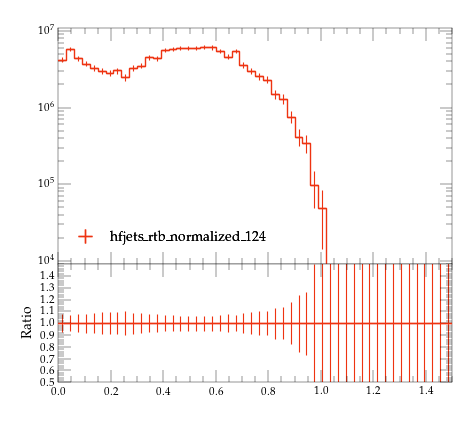

Write the Python code that produced this figure.
#! /usr/bin/env python

# This Python script was auto-generated using YODA v2.0.2.
# Analysis object: /MC_HFJETS_NOTNORM/ptfracC
# Timestamp: 29-07-2026 (18:13:05)

import matplotlib as mpl
import matplotlib.pyplot as plt
mpl.use('Agg') # comment out for interactive use
import os
import numpy as np

plotDir = os.path.split(os.path.realpath(__file__))[0]
if 'YODA_USER_PLOT_PATH' in globals():
    plot_outdir = globals()['YODA_USER_PLOT_PATH']
else:
    plot_outdir = plotDir

#plot style
plt.style.use(os.path.join(plotDir, '../default.mplstyle'))
# plot metadata
figW, figH = plt.rcParams['figure.figsize']
ax_xLabel = r''
ax_yLabel = r''
ax_title  = r''
ax_xScale = 'linear'
ax_yScale = 'log'
xLims = (0.0, 1.5)
yLims = (9000.0, 11000000.0)

# TeX-friendly labels for the legend
labels = {
    'legend' : ([ r"hfjets\_rtb\_normalized\_124" ], r""),
}

# Adjust canvas width and height
canvasW = 10.0
canvasH = 9.0
figW *= canvasW/10.
figH *= canvasH/9.

# Create figure and axis objects
fig, (ax, ratio0_ax) = plt.subplots(2, 1, sharex=True,
                  figsize=(figW,figH), gridspec_kw={'height_ratios': (6.0, 3.0)})

# Set figure margins
plt.subplots_adjust(
    left   = 1.0 * plt.rcParams['figure.subplot.left'],
    right  = 1.0 * plt.rcParams['figure.subplot.right'],
    top    = 1.0 * plt.rcParams['figure.subplot.top'],
    bottom = 1.0 * plt.rcParams['figure.subplot.bottom'])

ratio0_ax.yaxis.set_major_locator(mpl.ticker.MultipleLocator(0.1))
ratio0_ax.set_ylim(0.5, 1.4999)
ratio0_ax.set_ylabel('Ratio')

# the numerical data is stored in a separate file
dataf = dict()
prefix = os.path.split(__file__)[0]
if prefix:    prefix = prefix + '/'
exec(open(prefix+'ptfracC__data.py').read(), dataf)


legend_handles = dict() # keep track of handles for the legend

# style options for curves
# starts at zorder>=5 to draw curve on top of legend
styles = {
  'hfjets_rtb_normalized_124.yoda.gz': {
    'color' : '#EE3311',
    'linestyle' : '-',
    'linewidth' : 1,
    'marker' : 'none',
    'markersize' : 2,
    'capsize' : 0.0,
    'zorder' : 5,
    'histstyle' : 1,
    'drawstyle' : 'steps-pre',
    'xerrorbars' : 1,
    'yerrorbars' : 1,
    'fillcolor' : None,
    'fillopacity' : 1.0,
    'ratio0_linestyle' : '-',
    'ratio0_linewidth' : 1,
    'ratio0_marker' : 'none',
    'ratio0_markersize' : 2,
    'ratio0_capsize' : 0.0,
    'ratio0_zorder' : 5,
    'ratio0_histstyle' : 1,
    'ratio0_drawstyle' : 'steps-pre',
    'ratio0_xerrorbars' : 1,
    'ratio0_yerrorbars' : 1,
  },
}

# curve from input yoda files in main panel
for label, yvals in dataf['yvals'].items():
    if all(np.isnan(v) for v in dataf['yvals'][label]):
        continue
    tmp = None
    if styles[label]['histstyle']: # draw as histogram
        xpos = dataf['xedges'][label] if styles[label]['drawstyle'] else dataf['xpoints'][label]
        ypos = np.insert(yvals, 0, yvals[0]) if styles[label]['drawstyle'] else yvals
        if styles[label]['fillcolor']: # fill area below curve
            ax.fill_between(xpos, ypos, step='pre',
                            color=styles[label]['fillcolor'],
                            alpha=styles[label]['fillopacity'])
        tmp, = ax.plot(xpos, ypos,
                       color=styles[label]['color'],
                       linestyle=styles[label]['linestyle'],
                       linewidth=styles[label]['linewidth'],
                       drawstyle=styles[label]['drawstyle'], solid_joinstyle='miter',
                       zorder=styles[label]['zorder'], label=label)
    tmp = ax.errorbar(dataf['xpoints'][label], yvals,
                      xerr=np.array(dataf['xerrs'][label])*styles[label]['xerrorbars'],
                      yerr=np.array(dataf['yerrs'][label])*styles[label]['yerrorbars'],
                      fmt=styles[label]['marker'], capsize=styles[label]['capsize'],
                      markersize=styles[label]['markersize'],
                      ecolor=styles[label]['color'],
                      color=styles[label]['color'], zorder=styles[label]['zorder'])
    tmp[-1][0].set_linestyle(styles[label]['linestyle'])
    tmp[-1][0].set_linewidth(styles[label]['linewidth'])
    if label in dataf['add_legend_handle']:  legend_handles[label] = tmp
    for varLabel in dataf['variation_yvals'].keys():
        if varLabel.startswith(label):
            tmp, = ax.plot(dataf['xedges'][label], dataf['variation_yvals'][varLabel],
                           color=styles[label]['color'],
                           linestyle=styles[label]['linestyle'],
                           linewidth=styles[label]['linewidth'],
                           drawstyle='steps-pre', solid_joinstyle='miter',
                           zorder=styles[label]['zorder'], alpha=0.5)


# plots on ratio panel
# curve from input yoda files in ratio panel
for label, yvals in dataf['ratio0_yvals'].items():
    if all(np.isnan(v) for v in yvals):
        continue
    if styles[label]['ratio0_histstyle']: # plot as histogram
        xpos = dataf['xedges']['hfjets_rtb_normalized_124.yoda.gz'] if styles[label]['ratio0_drawstyle'] else dataf['xpoints']['hfjets_rtb_normalized_124.yoda.gz']
        ypos = np.insert(yvals, 0, yvals[0]) if styles[label]['ratio0_drawstyle'] else yvals
        ratio0_ax.plot(xpos, ypos,
                       color=styles[label]['color'],
                       linewidth=styles[label]['linewidth'],
                       linestyle=styles[label]['ratio0_linestyle'],
                       drawstyle=styles[label]['ratio0_drawstyle'], zorder=styles[label]['zorder'],
                       solid_joinstyle='miter')
    tmp = ratio0_ax.errorbar(dataf['xpoints']['hfjets_rtb_normalized_124.yoda.gz'], yvals,
                             xerr=np.array(dataf['ref_xerrs'])*styles[label]['ratio0_xerrorbars'],
                             yerr=np.array(dataf['ratio0_yerrs'][label])*styles[label]['ratio0_yerrorbars'],
                             fmt=styles[label]['ratio0_marker'], capsize=styles[label]['ratio0_capsize'],
                             markersize=styles[label]['ratio0_markersize'],
                             ecolor=styles[label]['color'],
                             color=styles[label]['color'])
    tmp[-1][0].set_linestyle(styles[label]['ratio0_linestyle'])
    tmp[-1][0].set_linewidth(styles[label]['ratio0_linewidth'])

    for varlabel in dataf['ratio0_variation_vals'].keys():
        if varlabel.startswith(label):
            ratio0_ax.plot(dataf['xedges']['hfjets_rtb_normalized_124.yoda.gz'],
                            dataf['ratio0_variation_vals'][varlabel],
                            color=styles[label]['color'],
                            linestyle=styles[label]['linestyle'],
                            linewidth=styles[label]['linewidth'],
                            drawstyle='steps-pre', solid_joinstyle='miter',
                            zorder=1, alpha=0.5)

legend_items = list(legend_handles.values())
ax.add_artist(ax.legend(legend_items,
                        labels['legend'][0],
                        title=labels['legend'][1],
                        alignment='left',
                        loc='lower left',
                        bbox_to_anchor=(0.0, 0.03)))

# set plot metadata as defined above
ratio0_ax.set_xlabel(ax_xLabel)
ratio0_ax.xaxis.set_label_coords(1., -0.15)
ax.set_ylabel(ax_yLabel, ha='right', va='top')
ax.yaxis.set_label_coords(-0.11, 1.0)
ax.set_title(ax_title, loc='left')
ax.set_xscale(ax_xScale)
ax.set_yscale(ax_yScale)
ax.set_xlim(xLims)
ax.set_ylim(yLims)

# tick formatting
plt.rcParams['xtick.top'] = True
plt.rcParams['ytick.right'] = True
ax.yaxis.set_major_locator(mpl.ticker.LogLocator(base=10.0, numticks=np.inf))
ax.yaxis.set_minor_locator(mpl.ticker.LogLocator(
                           base=10.0, subs=np.arange(0.1, 1, 0.1), numticks=np.inf))
fig.align_ylabels((ax, ratio0_ax))
plt.savefig(os.path.join(plot_outdir, 'ptfracC.pdf'), format='PDF')
plt.savefig(os.path.join(plot_outdir, 'ptfracC.png'), format='PNG')

plt.close(fig)
